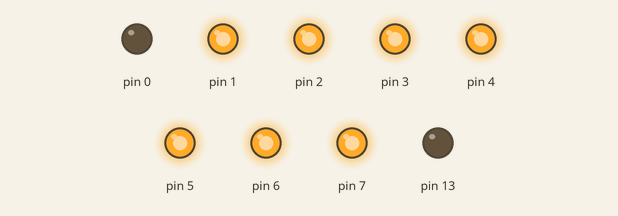
Recording of a sketch running on a simulated Arduino Uno, built with avr-gcc and run on an emulated ATmega328P. Parts: output pins drawn as LEDs (lit = HIGH).

Above: at 0.15 s.
At 0.6 s:
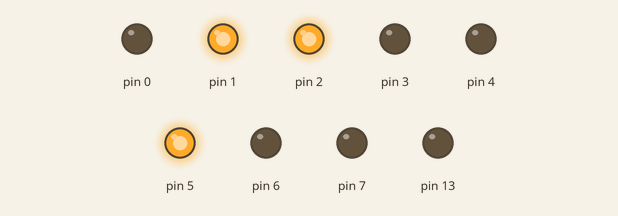
Timing chart, 0 to 2.1 s (numbered marks = the images above):
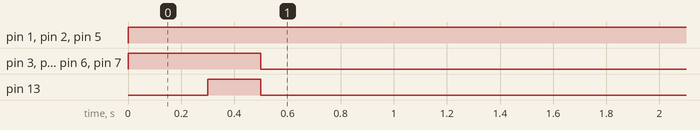

Measured:
- by itself, pin 1, pin 2, pin 5: LOW → HIGH at 0.00 s
- by itself, pin 3, pin 4, pin 6, pin 7: LOW → HIGH at 0.00 s, → LOW 0.50 s later
- by itself, pin 13: LOW → HIGH at 0.30 s, → LOW 0.20 s later

The sketch:

Random_num.ino
```cpp
#include<avr/io.h>
#include<util/delay.h>
#include<avr/interrupt.h>
 unsigned char i =1, display[6] = {0x9f, 0x26, 0x0e, 0x9c, 0x4c, 0x44};
void buzz(void){ //buzzer
  PORTB = 1<<PB5;
  _delay_ms(200);
  PORTB = 0;
}
int main(void){
 DDRD = 0xff; //7 segment
 DDRB = 1<<PB5;
 sei();
 EICRA =  1; //int0 configuration
 EIMSK = 1;
 PCICR = 1;
PORTD = 0xfe;

while(1){
for(i=1; i<300; i++){
  _delay_ms(30);
}
_delay_ms(40);}


return 0;
}

ISR(INT0_vect){
  _delay_ms(300);
  buzz();
  PORTD = display[i % 6];
  EIFR = 1;
}
```
